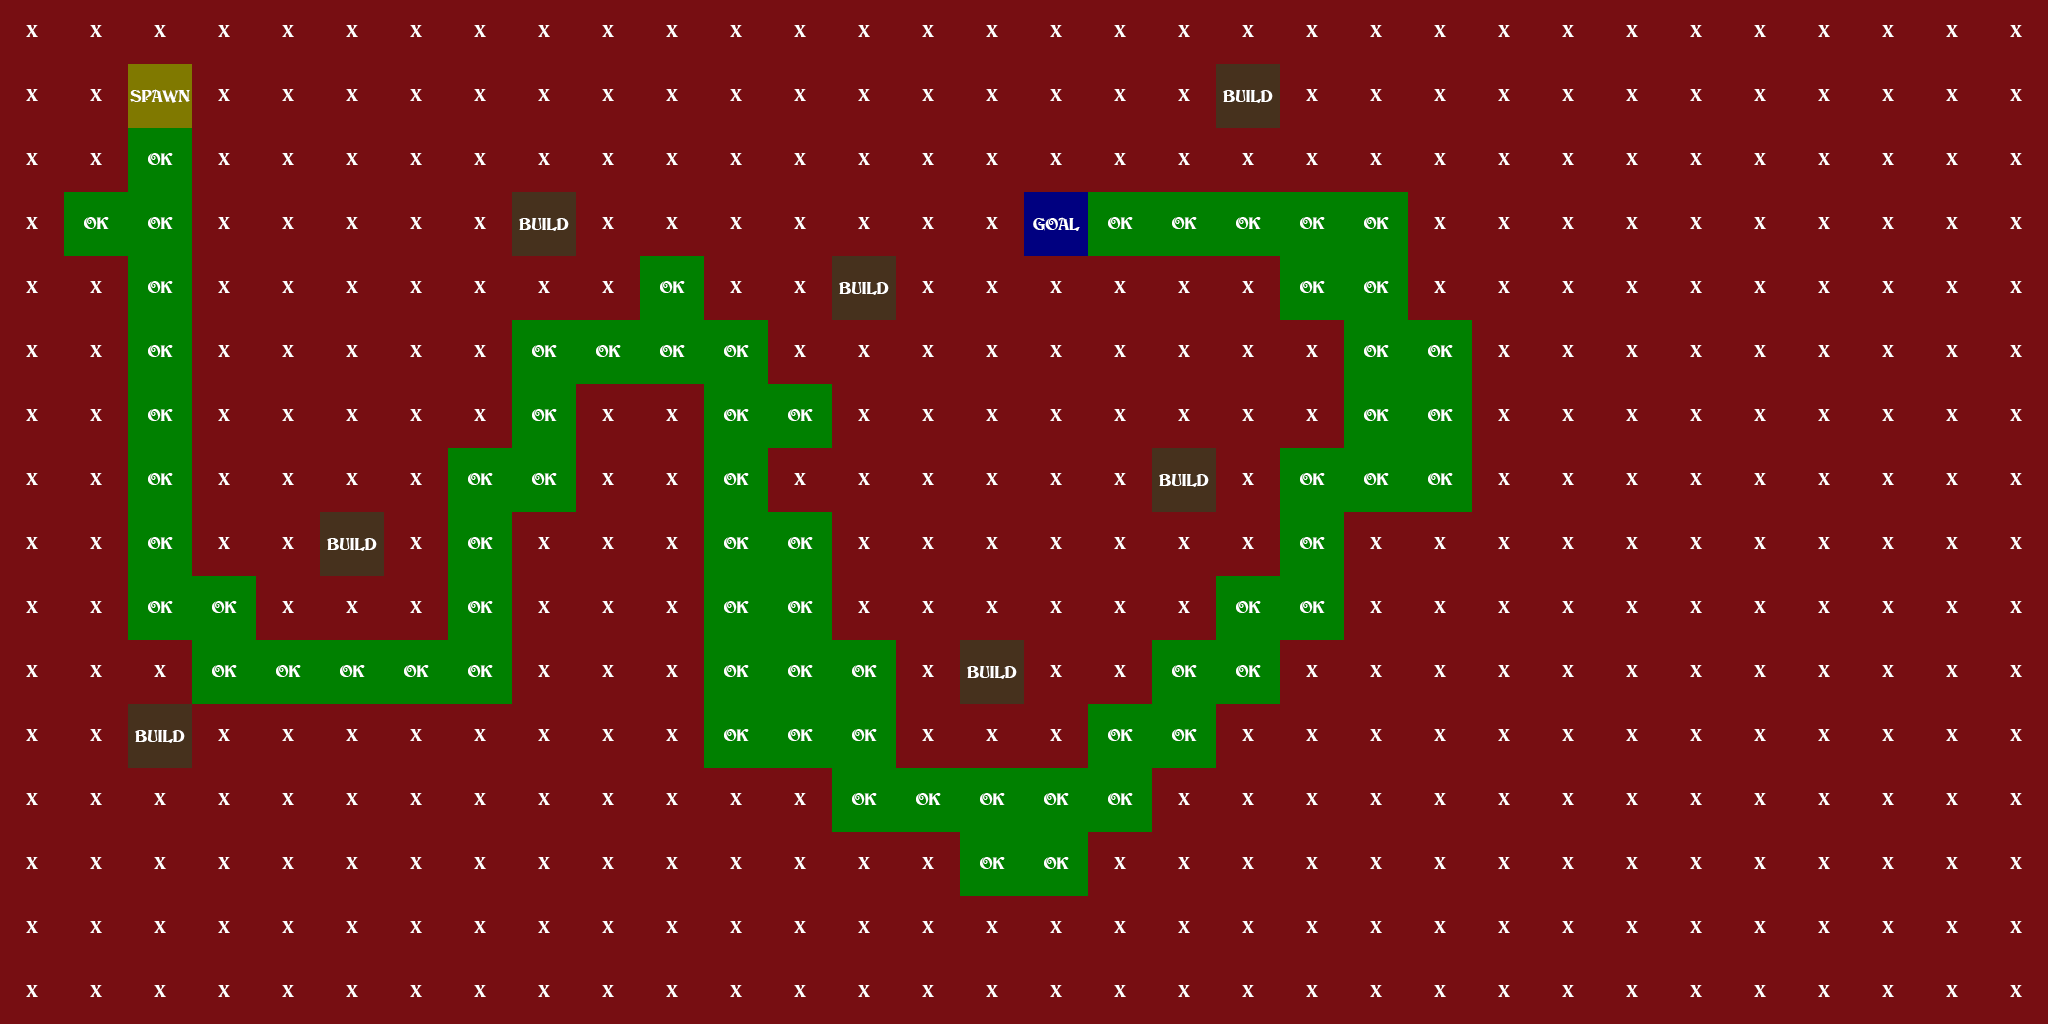

This is a level from a 2D game, rendered from its Tiled map with the project's own tilesets. A one-line summary and the map file follow, with tile-layer data summarised:
An orthogonal 32x16 tile map with 64x64 px tiles, 1 tile layer (AI), 1 hidden layer not drawn.

<map version="1.0" orientation="orthogonal" width="32" height="16" tilewidth="64" tileheight="64">
 <tileset firstgid="1" name="AI" tilewidth="64" tileheight="64">
  <image source="AI-DATA.png" width="256" height="256" />
 </tileset>
 <imagelayer name="Terrain" width="32" height="16" visible="0">
  <image source="level2.png" />
 </imagelayer>
 <layer name="AI" width="32" height="16">
  <data>[512 cells, 512 non-empty, 5 distinct tile ids]</data>
 </layer>
</map>
